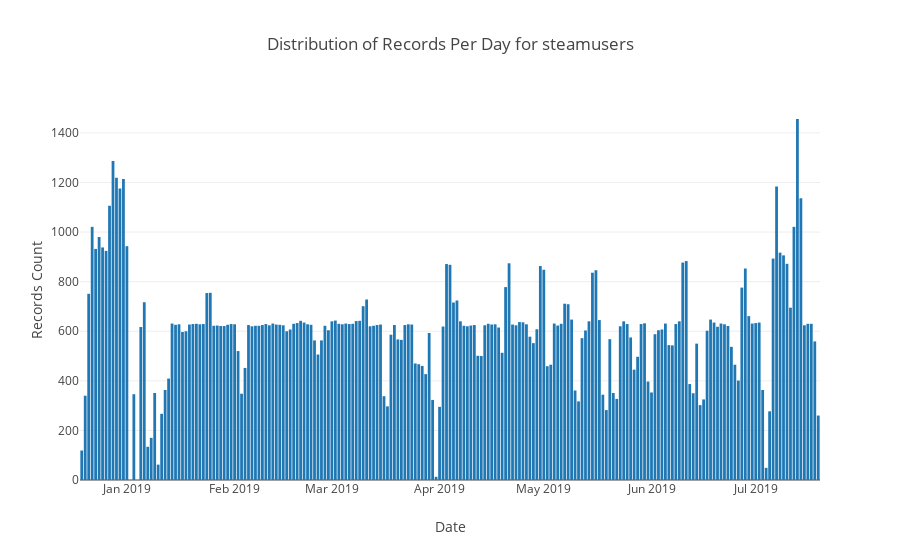

Notebook cell for this chart:
### Markdown cell above
## These are the number of records we have per day for the `steamusers` Mongo collection.  This is created using the `steamusers.py` script.

### Code cell
# https://plot.ly/python/bar-charts/

data = [Bar(
        x=grouped_df['date'],
        y=grouped_df['count']
    )]

layout = Layout(
        title='Distribution of Records Per Day for steamusers',
        xaxis=dict(
            title='Date'
        ),
        yaxis=dict(
            title='Records Count'
        )
    )

fig = Figure(data=data, layout=layout)

iplot(fig)

### Figure 1 — Plotly figure (JSON) as saved in the notebook; plotly's stock layout.template omitted (floating-point values rounded to 4 significant figures; data arrays with more than 128 entries replaced by an {"elided": "..."} marker saying what was removed)
{"data": [{"type": "bar", "uid": "8177986a-4e7d-409f-b66b-d81644170ea5", "x": {"elided": "211 str values"}, "y": {"elided": "211 int values"}}], "layout": {"title": {"text": "Distribution of Records Per Day for steamusers"}, "xaxis": {"title": {"text": "Date"}}, "yaxis": {"title": {"text": "Records Count"}}}}
